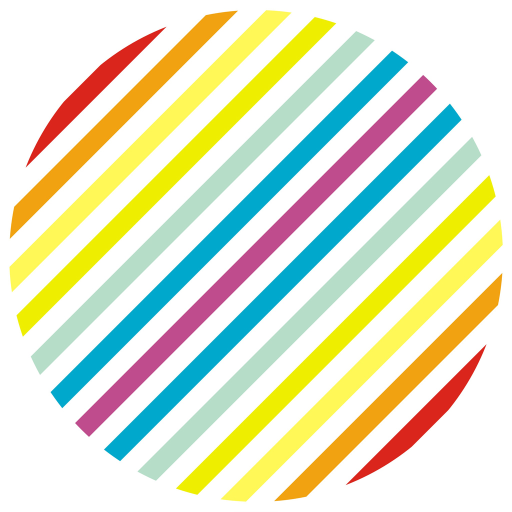
%> input picture color_test.jpg, 1024 x 1024 px (shown at 1/2 size)
$ octave --eval "result = center(imread('color_test.jpg'));"   (GNU Octave 9; MATLAB toolbox functions it lacks are replaced by stand-ins)
%> lines starting %> are read from the running program, lines starting %| are printed output that depends on the picture
%平移不变性
function output=center(input)
image1=rgb2gray(im2double(input));
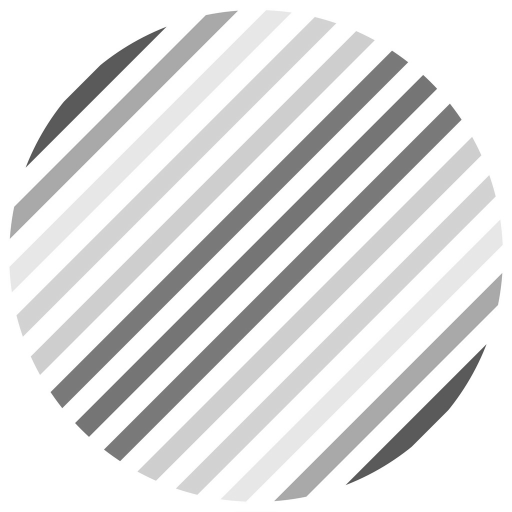
%> image1: size 1024x1024 double (shown at 1/2 size); min 0.278, max 1, mean 0.883
m00=sum(sum(image1));
%> m00 = 926301.1
rat=sqrt(6e+3/m00);
%> rat = 0.0805
input = imresize(input,rat,'bilinear');%尺度归一化
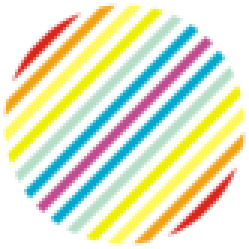
%> input: size 83x83x3 uint8 (shown 3 times larger); mean R, G, B 226.3, 229.3, 201.7
image2=rgb2gray(im2double(input));
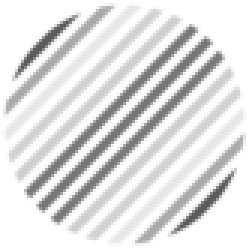
%> image2: size 83x83 double (shown 3 times larger); min 0.353, max 1, mean 0.883
m00=sum(sum(image2));
%> m00 = 6085.7
m10=0;
m01=0;
[row,col]=size(image2);
%> row = 83; col = 83
for i=1:row
    for j=1:col
        m10=m10+i*image2(i,j);
        m01=m01+j*image2(i,j);
    end
end
%> after the loop, m01 = 255587; m10 = 255609.3
xc=m10/m00;%0阶1阶几何矩求质心
%> xc = 42
yc=m01/m00;
%> yc = 42
window=60;
%> (the run ends here)
